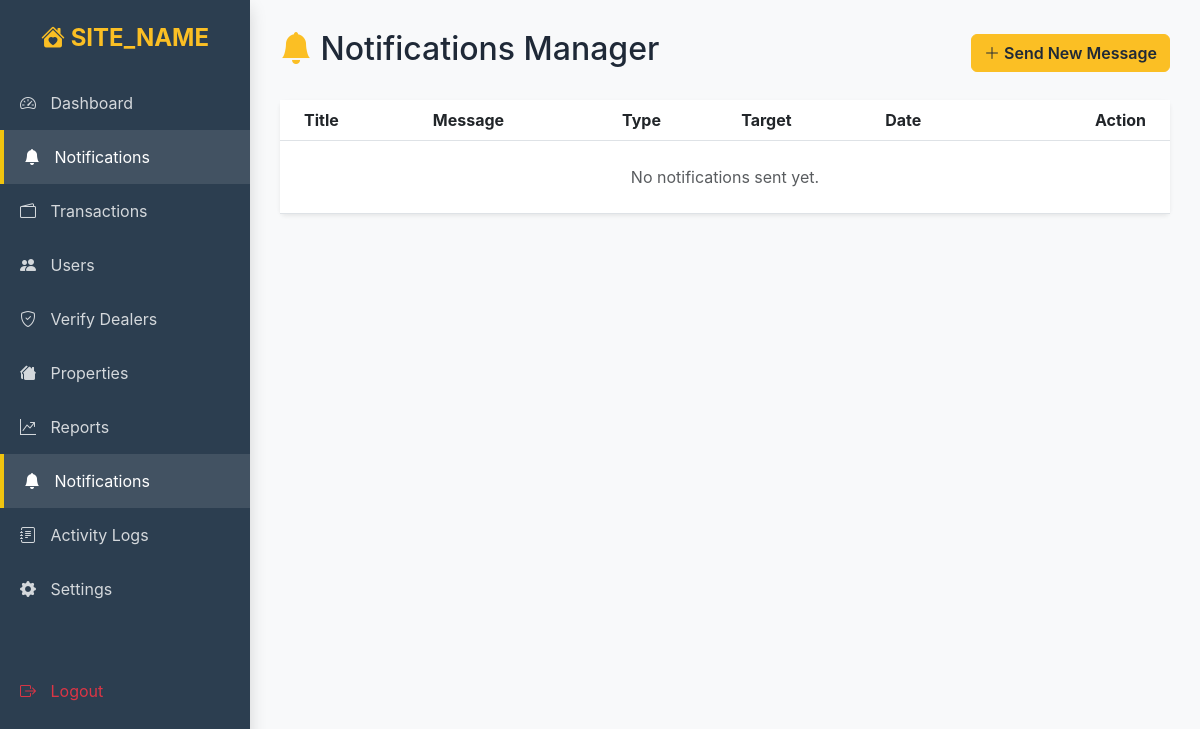
/admin/notifications.php (signed in), run on an earlier commit of the app's database.
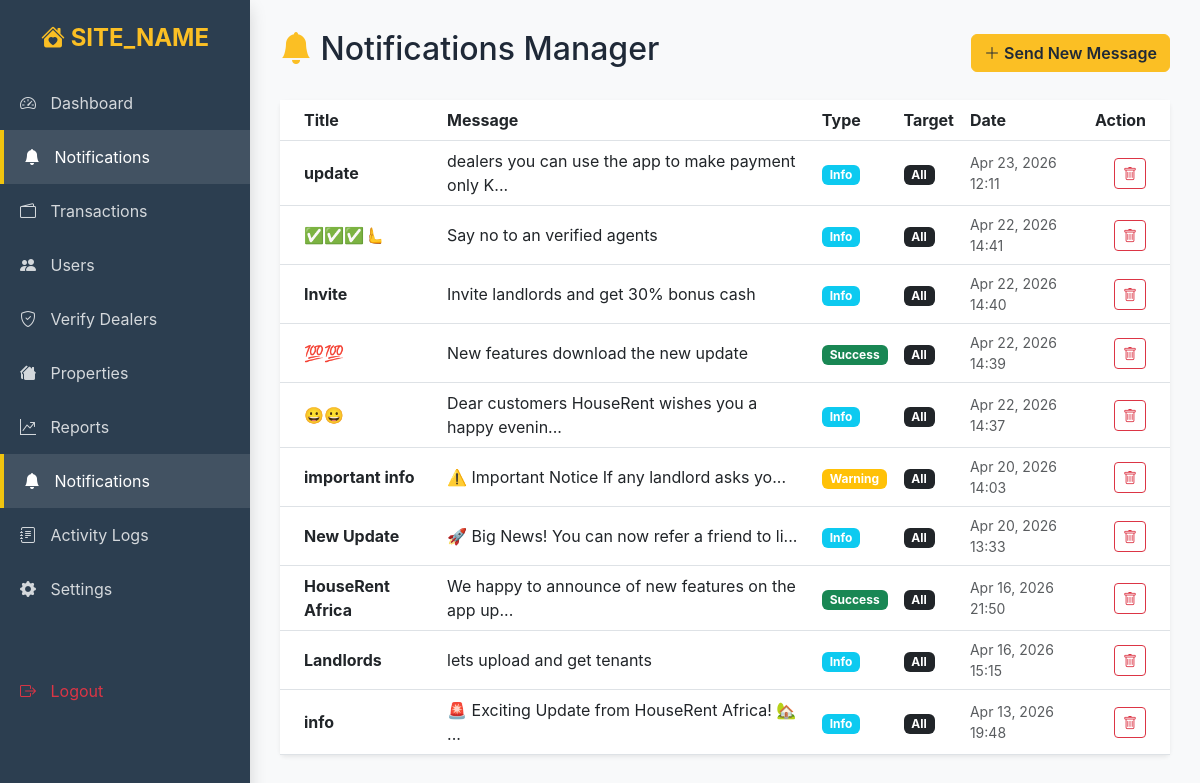
And on a later commit of the database.
### tables this page shows
CREATE TABLE `notifications` (
  `id` int(11) NOT NULL,
  `title` varchar(255) NOT NULL,
  `message` text NOT NULL,
  `type` enum('info','warning','danger','success') DEFAULT 'info',
  `target_role` enum('all','dealer','user') DEFAULT 'all',
  `is_active` tinyint(1) DEFAULT 1,
  `created_by` int(11) DEFAULT NULL,
  `created_at` timestamp NOT NULL DEFAULT current_timestamp()
);

### admin/notifications.php (the view, shortened to what this page needs)
<?php
$pdo = new PDO("mysql:host=" . DB_HOST . ";dbname=" . DB_NAME, DB_USER, DB_PASS);
$pdo->setAttribute(PDO::ATTR_ERRMODE, PDO::ERRMODE_EXCEPTION);
$stmt = $pdo->query("SELECT * FROM notifications ORDER BY created_at DESC");
$notifications = $stmt->fetchAll(PDO::FETCH_ASSOC);
?>
<!DOCTYPE html>
<html lang="en">
<head>
    <link href="https://cdn.jsdelivr.net/npm/bootstrap@5.3.0/dist/css/bootstrap.min.css" rel="stylesheet">
    <link rel="stylesheet" href="https://cdn.jsdelivr.net/npm/bootstrap-icons@1.10.0/font/bootstrap-icons.css">
    <link rel="stylesheet" href="../assets/css/style.css">
</head>
<body>
<?php include 'includes/sidebar.php'; ?>
<div class="admin-main">
    <div class="d-flex justify-content-between align-items-center mb-4">
        <h2><i class="bi bi-bell-fill text-primary"></i> Notifications Manager</h2>
        <button class="btn btn-primary" data-bs-toggle="modal" data-bs-target="#addModal">
            <i class="bi bi-plus-lg"></i> Send New Message
        </button>
    </div>
    <div class="card shadow-sm border-0">
        <div class="card-body p-0">
            <div class="table-responsive">
                <table class="table table-hover align-middle mb-0">
                    <thead class="bg-light">
                        <tr>
                            <th class="ps-4">Title</th>
                            <th>Message</th>
                            <th>Type</th>
                            <th>Target</th>
                            <th>Date</th>
                            <th class="text-end pe-4">Action</th>
                        </tr>
                    </thead>
                    <tbody>
                        <?php foreach($notifications as $notif): ?>
                            <tr>
                                <td class="ps-4 fw-bold"><?php echo htmlspecialchars($notif['title']); ?></td>
                                <td><?php echo htmlspecialchars(substr($notif['message'], 0, 50)) . (strlen($notif['message'])>50 ? '...' : ''); ?></td>
                                <td>
                                    <?php
                                    $badge = match($notif['type']) {
                                        'info' => 'bg-info',
                                        'warning' => 'bg-warning',
                                        'danger' => 'bg-danger',
                                        'success' => 'bg-success',
                                        default => 'bg-secondary'
                                    };
                                    ?>
                                    <span class="badge <?php echo $badge; ?>"><?php echo ucfirst($notif['type']); ?></span>
                                </td>
                                <td><span class="badge bg-dark"><?php echo ucfirst($notif['target_role']); ?></span></td>
                                <td class="small text-muted"><?php echo date('M d, Y H:i', strtotime($notif['created_at'])); ?></td>
                                <td class="text-end pe-4">
                                    <a href="?delete=<?php echo $notif['id']; ?>" class="btn btn-sm btn-outline-danger" onclick="return confirm('Delete this notification?')">
                                        <i class="bi bi-trash"></i>
                                    </a>
                                </td>
                            </tr>
                        <?php endforeach; ?>
                        <?php if(empty($notifications)): ?>
                            <tr><td colspan="6" class="text-center py-4 text-muted">No notifications sent yet.</td></tr>
                        <?php endif; ?>
                    </tbody>
                </table>
            </div>
        </div>
    </div>
</div>
</body>
</html>

What changed in the data, as far as the page shows it:
added notifications: title "update", message "dealers you can use the app to make payment only K", type "Info", target_role "All", created_at "Apr 23, 2026 12:11"
added notifications: title "✅✅✅🫷", message "Say no to an verified agents", type "Info", target_role "All", created_at "Apr 22, 2026 14:41"
added notifications: title "Invite", message "Invite landlords and get 30% bonus cash", type "Info", target_role "All", created_at "Apr 22, 2026 14:40"
added notifications: title "💯💯", message "New features download the new update", type "Success", target_role "All", created_at "Apr 22, 2026 14:39"
added notifications: title "😀😀", message "Dear customers HouseRent wishes you a happy evenin", type "Info", target_role "All", created_at "Apr 22, 2026 14:37"
added notifications: title "important info", message "⚠️ Important Notice If any landlord asks yo", type "Warning", target_role "All", created_at "Apr 20, 2026 14:03"
added notifications: title "New Update", message "🚀 Big News! You can now refer a friend to li", type "Info", target_role "All", created_at "Apr 20, 2026 13:33"
added notifications: title "HouseRent Africa", message "We happy to announce of new features on the app up", type "Success", target_role "All", created_at "Apr 16, 2026 21:50"
added notifications: title "Landlords", message "lets upload and get tenants", type "Info", target_role "All", created_at "Apr 16, 2026 15:15"
added notifications: title "info", message "🚨 Exciting Update from HouseRent Africa! 🏡", type "Info", target_role "All", created_at "Apr 13, 2026 19:48"
Also different on the page:
text no longer shown: "No notifications sent yet."
